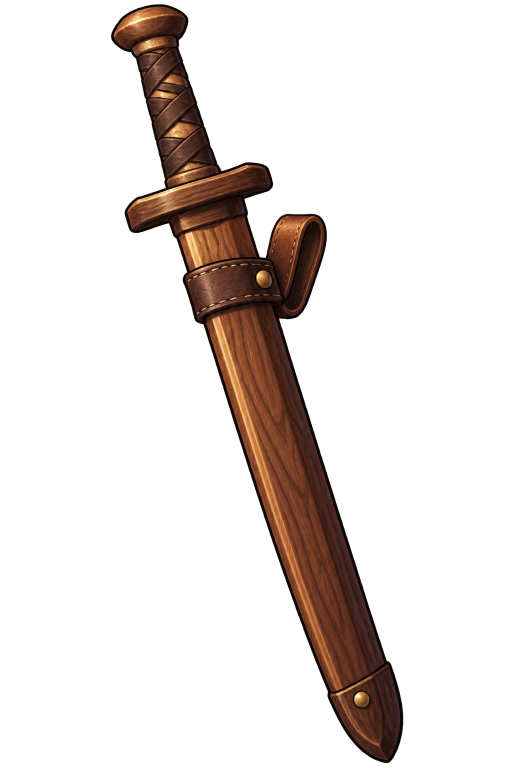
#> input picture docs/planning/rpg_wave2_gate2_p3_wearable_sources/wooden_sword.png, 1024 x 1536 px (shown at 1/2 size)
$ python -i a053_r2_grip_hand_forearm_integration.py   (imports and definitions only)
#> lines starting #> are read from the running program, lines starting #| are printed output that depends on the picture
#> further down, picture is the input picture: PIL image 1024x1536 RGBA; mean R, G, B, A 22.4, 12.1, 7.5, 38.7
"""Build the A053-R2 apprentice wooden-sword grip refinement review pack.

This is an isolated static visual-art refinement.  It preserves the A053-R1
semantic Paper Doll hierarchy and creates no live Hero, app.py, registry,
equipment, combat, or feature-gate behavior.
"""

from __future__ import annotations

from dataclasses import dataclass
import hashlib
import json
import math
from pathlib import Path
from typing import Any

from PIL import Image, ImageChops, ImageDraw, ImageFont, ImageOps


ROOT = Path(__file__).resolve().parents[1]
OUT_ROOT = ROOT / "docs/planning/a053_r2_grip_hand_forearm_integration"
ASSET_ROOT = OUT_ROOT / "assets"
MASK_ROOT = OUT_ROOT / "masks"
REVIEW_ROOT = OUT_ROOT / "review"
CONTRACT_PATH = OUT_ROOT / "a053_r2_contract.json"

CANVAS = (1056, 1408)
FRAME_ID = "PLAYER_FRAME_A_STANDARD_CHIBI"
CHARACTER_KEY = "apprentice"
POSE_FAMILY = "ONE_HAND_SWORD"
IMPLEMENTED_SLOT = "MAIN_HAND"

CHARACTER_BASE_PATH = ROOT / "assets/hero/characters/wave2_p1/apprentice_p1.png"
R1_GRIP_LAYER_PATH = ROOT / (
    "docs/planning/rpg_wave2_modular_2d_handheld_sword_prototype/"
    "pose_layers/apprentice_grip_forearm.png"
)
R1_MASK_PATH = ROOT / (
    "docs/planning/rpg_wave2_modular_2d_handheld_sword_prototype/"
    "masks/apprentice_open_hand_suppression.png"
)
R2_GRIP_LAYER_PATH = ASSET_ROOT / "apprentice_grip_forearm_r2.png"
R2_MASK_PATH = MASK_ROOT / "apprentice_open_hand_suppression_r2.png"
WEAPON_ROOT = ROOT / "docs/planning/a053_r1_paper_doll_lite_main_hand/sources/weapon_only"

R1_HEAD = "776afd24093b91b3e6ca561cc374ce585c472da0"
R1_TREE = "ce5f4d6faa6f083a873b88ff53254fdd28d3d7a5"
FRESH_MASTER_HEAD = "f19f57f6c80fc7f3ba9c33817395c06284c879d1"
FRESH_MASTER_TREE = "aa5f3192c4c5e382dd87f990b39c5e3e789b06b1"

# The smaller, localized R2 patch is positioned in the same PLAYER_FRAME as
# the base.  The x shift is a minimal contact correction, not a new model.
GRIP_ANCHOR = (760.0, 800.0)
GRIP_ANCHOR_NORMALIZED = (GRIP_ANCHOR[0] / CANVAS[0], GRIP_ANCHOR[1] / CANVAS[1])
R2_PATCH_POSITION = (665, 580)
R2_PATCH_SIZE = (170, 380)
R2_ROTATION = -8.0


WEAPON_SPECS: dict[str, dict[str, Any]] = {
    "wooden_sword": {
        "asset": WEAPON_ROOT / "wooden_sword.png",
        "source_asset": "assets/hero/equipment/wearables/overlays/wooden_sword.png",
        "grip_point": (0.78, 0.18),
        "rotation_deg": R2_ROTATION,
        "scale": 0.48,
    },
    "iron_sword": {
        "asset": WEAPON_ROOT / "iron_sword.png",
        "source_asset": "assets/hero/equipment/wearables/overlays/iron_sword.png",
        "grip_point": (0.75, 0.14),
        "rotation_deg": R2_ROTATION,
        "scale": 0.36,
    },
    "fox_fang": {
        "asset": WEAPON_ROOT / "fox_fang.png",
        "source_asset": "assets/hero/equipment/wearables/overlays/fox_fang.png",
        "grip_point": (0.72, 0.15),
        "rotation_deg": R2_ROTATION,
        "scale": 0.48,
    },
}


@dataclass(frozen=True)
class TransformNode:
    node_id: str
    parent: str | None
    x: float = 0.0
    y: float = 0.0
    rotation_deg: float = 0.0
    scale: float = 1.0


@dataclass(frozen=True)
class WorldTransform:
    x: float
    y: float
    rotation_deg: float
    scale: float


# [6 lines left out: function _sha256, not called in this run]


def _relative(path: Path) -> str:
    return path.relative_to(ROOT).as_posix()


def _font(size: int, *, bold: bool = False):
    candidates = [
        Path("C:/Windows/Fonts/segoeuib.ttf" if bold else "C:/Windows/Fonts/segoeui.ttf"),
        Path("C:/Windows/Fonts/arialbd.ttf" if bold else "C:/Windows/Fonts/arial.ttf"),
    ]
    for candidate in candidates:
        if candidate.is_file():
            return ImageFont.truetype(str(candidate), size=size)
    return ImageFont.load_default()


# [8 lines left out: function _rgba, not called in this run]


def _normalize(image: Image.Image) -> Image.Image:
    return image.convert("RGBA")


def _rotate_point(x: float, y: float, degrees: float) -> tuple[float, float]:
    radians = math.radians(degrees)
    return (x * math.cos(radians) - y * math.sin(radians), x * math.sin(radians) + y * math.cos(radians))


# [125 lines left out: functions _compose_transform, resolve_world_transform, transform_point, prototype_transform_nodes, _suppress_base, _front_grip_layer and 5 more, not called in this run]


def _flatten(image: Image.Image, background: tuple[int, int, int] = (248, 246, 241)) -> Image.Image:
#> called with background = (250, 250, 250)
    backdrop = Image.new("RGBA", image.size, background + (255,))
    return Image.alpha_composite(backdrop, image).convert("RGB")
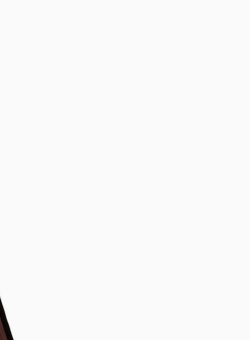
#> returned value: PIL image 250x340 RGB; mean R, G, B 249.2, 249.2, 249.2


def _save(image: Image.Image, path: Path) -> None:
    path.parent.mkdir(parents=True, exist_ok=True)
    image.save(path, format="PNG", optimize=True)


# [67 lines left out: functions _full_view, _grip_crop, _side_by_side, _layer_panel, _exploded_view, not called in this run]


def _continuity_view(image: Image.Image) -> Image.Image:
    crop = _flatten(image.crop((635, 590, 885, 930)), (250, 250, 250)).resize((750, 1020), Image.Resampling.LANCZOS)
    canvas = Image.new("RGB", (810, 1085), (239, 243, 247))
    draw = ImageDraw.Draw(canvas)
    draw.text((24, 16), "A053-R2 · continuity / silhouette inspection", fill=(28, 47, 70), font=_font(23, bold=True))
    draw.text((24, 51), "forearm → wrist → palm → handle → front fingers", fill=(87, 105, 125), font=_font(13))
    canvas.paste(crop, (30, 85))
    draw.rectangle((30, 85, 780, 1105), outline=(190, 202, 214), width=2)
    return canvas


# [219 lines left out: functions _responsive_view, _motion_diagram, _review_html, _image_record, _contract, build, not called in this run]


# [3 lines not run here, left out]

>>> from PIL import Image
>>> picture = Image.open('../docs/planning/rpg_wave2_gate2_p3_wearable_sources/wooden_sword.png')
>>> result = _continuity_view(picture)
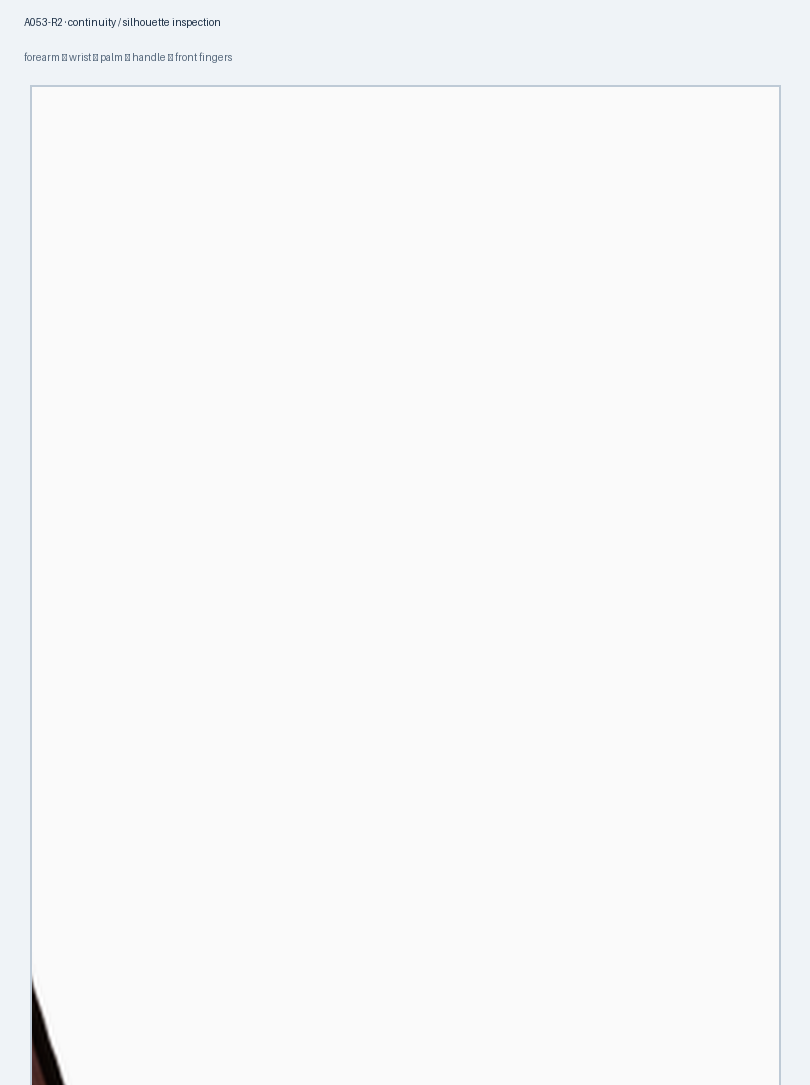
#> result: PIL image 810x1085 RGB; mean R, G, B 247.4, 248.1, 248.7
